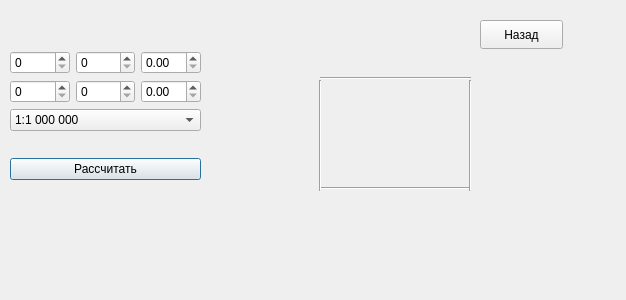
<?xml version="1.0" encoding="UTF-8"?>
<ui version="4.0">
 <class>mapnomenclature</class>
 <widget class="QDialog" name="mapnomenclature">
  <property name="geometry">
   <rect>
    <x>0</x>
    <y>0</y>
    <width>626</width>
    <height>300</height>
   </rect>
  </property>
  <property name="windowTitle">
   <string>Dialog</string>
  </property>
  <widget class="QLabel" name="rightDownLat">
   <property name="geometry">
    <rect>
     <x>480</x>
     <y>170</y>
     <width>81</width>
     <height>20</height>
    </rect>
   </property>
   <property name="sizePolicy">
    <sizepolicy hsizetype="Preferred" vsizetype="Preferred">
     <horstretch>0</horstretch>
     <verstretch>0</verstretch>
    </sizepolicy>
   </property>
   <property name="text">
    <string/>
   </property>
  </widget>
  <widget class="QLabel" name="leftUpLong">
   <property name="geometry">
    <rect>
     <x>290</x>
     <y>50</y>
     <width>91</width>
     <height>20</height>
    </rect>
   </property>
   <property name="sizePolicy">
    <sizepolicy hsizetype="Preferred" vsizetype="Preferred">
     <horstretch>0</horstretch>
     <verstretch>0</verstretch>
    </sizepolicy>
   </property>
   <property name="text">
    <string/>
   </property>
  </widget>
  <widget class="QWidget" name="layoutWidget">
   <property name="geometry">
    <rect>
     <x>10</x>
     <y>30</y>
     <width>191</width>
     <height>171</height>
    </rect>
   </property>
   <layout class="QGridLayout" name="gridLayout_2">
    <item row="1" column="0">
     <widget class="QPushButton" name="CalculateButton">
      <property name="text">
       <string>Рассчитать</string>
      </property>
     </widget>
    </item>
    <item row="0" column="0">
     <layout class="QGridLayout" name="gridLayout">
      <item row="0" column="0">
       <layout class="QHBoxLayout" name="horizontalLayout">
        <item>
         <widget class="QSpinBox" name="Lat_deg">
          <property name="maximum">
           <number>89</number>
          </property>
         </widget>
        </item>
        <item>
         <widget class="QSpinBox" name="Lat_min">
          <property name="maximum">
           <number>59</number>
          </property>
         </widget>
        </item>
        <item>
         <widget class="QDoubleSpinBox" name="Lat_sec">
          <property name="maximum">
           <double>60.000000000000000</double>
          </property>
         </widget>
        </item>
       </layout>
      </item>
      <item row="1" column="0">
       <layout class="QHBoxLayout" name="horizontalLayout_2">
        <item>
         <widget class="QSpinBox" name="Long_deg">
          <property name="maximum">
           <number>179</number>
          </property>
         </widget>
        </item>
        <item>
         <widget class="QSpinBox" name="Long_min">
          <property name="maximum">
           <number>59</number>
          </property>
         </widget>
        </item>
        <item>
         <widget class="QDoubleSpinBox" name="Long_sec">
          <property name="maximum">
           <double>60.000000000000000</double>
          </property>
         </widget>
        </item>
       </layout>
      </item>
      <item row="2" column="0">
       <widget class="QComboBox" name="ScalesBox">
        <item>
         <property name="text">
          <string>1:1 000 000</string>
         </property>
        </item>
        <item>
         <property name="text">
          <string>1:500 000</string>
         </property>
        </item>
        <item>
         <property name="text">
          <string>1:200 000</string>
         </property>
        </item>
        <item>
         <property name="text">
          <string>1:100 000</string>
         </property>
        </item>
        <item>
         <property name="text">
          <string>1:50 000</string>
         </property>
        </item>
        <item>
         <property name="text">
          <string>1:25 000</string>
         </property>
        </item>
        <item>
         <property name="text">
          <string>1:10 000</string>
         </property>
        </item>
        <item>
         <property name="text">
          <string>1:5 000</string>
         </property>
        </item>
        <item>
         <property name="text">
          <string>1:2 000</string>
         </property>
        </item>
       </widget>
      </item>
     </layout>
    </item>
   </layout>
  </widget>
  <widget class="QLabel" name="leftDownLat">
   <property name="geometry">
    <rect>
     <x>250</x>
     <y>170</y>
     <width>81</width>
     <height>20</height>
    </rect>
   </property>
   <property name="sizePolicy">
    <sizepolicy hsizetype="Preferred" vsizetype="Preferred">
     <horstretch>0</horstretch>
     <verstretch>0</verstretch>
    </sizepolicy>
   </property>
   <property name="text">
    <string/>
   </property>
  </widget>
  <widget class="QLabel" name="rightUpLong">
   <property name="geometry">
    <rect>
     <x>420</x>
     <y>50</y>
     <width>91</width>
     <height>20</height>
    </rect>
   </property>
   <property name="sizePolicy">
    <sizepolicy hsizetype="Preferred" vsizetype="Preferred">
     <horstretch>0</horstretch>
     <verstretch>0</verstretch>
    </sizepolicy>
   </property>
   <property name="text">
    <string/>
   </property>
  </widget>
  <widget class="Line" name="downBorder">
   <property name="geometry">
    <rect>
     <x>320</x>
     <y>180</y>
     <width>151</width>
     <height>16</height>
    </rect>
   </property>
   <property name="orientation">
    <enum>Qt::Horizontal</enum>
   </property>
  </widget>
  <widget class="Line" name="leftBorder">
   <property name="geometry">
    <rect>
     <x>310</x>
     <y>80</y>
     <width>21</width>
     <height>111</height>
    </rect>
   </property>
   <property name="orientation">
    <enum>Qt::Vertical</enum>
   </property>
  </widget>
  <widget class="QLabel" name="leftDownLong">
   <property name="geometry">
    <rect>
     <x>300</x>
     <y>190</y>
     <width>81</width>
     <height>20</height>
    </rect>
   </property>
   <property name="sizePolicy">
    <sizepolicy hsizetype="Preferred" vsizetype="Preferred">
     <horstretch>0</horstretch>
     <verstretch>0</verstretch>
    </sizepolicy>
   </property>
   <property name="text">
    <string/>
   </property>
  </widget>
  <widget class="QPushButton" name="BackToStartMenu">
   <property name="geometry">
    <rect>
     <x>480</x>
     <y>20</y>
     <width>83</width>
     <height>29</height>
    </rect>
   </property>
   <property name="text">
    <string>Назад</string>
   </property>
  </widget>
  <widget class="QLabel" name="leftUpLat">
   <property name="geometry">
    <rect>
     <x>250</x>
     <y>70</y>
     <width>91</width>
     <height>20</height>
    </rect>
   </property>
   <property name="sizePolicy">
    <sizepolicy hsizetype="Preferred" vsizetype="Preferred">
     <horstretch>0</horstretch>
     <verstretch>0</verstretch>
    </sizepolicy>
   </property>
   <property name="text">
    <string/>
   </property>
  </widget>
  <widget class="Line" name="upBorder">
   <property name="geometry">
    <rect>
     <x>320</x>
     <y>70</y>
     <width>151</width>
     <height>16</height>
    </rect>
   </property>
   <property name="orientation">
    <enum>Qt::Horizontal</enum>
   </property>
  </widget>
  <widget class="QLabel" name="answer">
   <property name="geometry">
    <rect>
     <x>330</x>
     <y>120</y>
     <width>141</width>
     <height>20</height>
    </rect>
   </property>
   <property name="text">
    <string/>
   </property>
  </widget>
  <widget class="QLabel" name="rightDownLong">
   <property name="geometry">
    <rect>
     <x>440</x>
     <y>190</y>
     <width>81</width>
     <height>20</height>
    </rect>
   </property>
   <property name="sizePolicy">
    <sizepolicy hsizetype="Preferred" vsizetype="Preferred">
     <horstretch>0</horstretch>
     <verstretch>0</verstretch>
    </sizepolicy>
   </property>
   <property name="text">
    <string/>
   </property>
  </widget>
  <widget class="QLabel" name="rightUpLat">
   <property name="geometry">
    <rect>
     <x>480</x>
     <y>70</y>
     <width>91</width>
     <height>20</height>
    </rect>
   </property>
   <property name="sizePolicy">
    <sizepolicy hsizetype="Preferred" vsizetype="Preferred">
     <horstretch>0</horstretch>
     <verstretch>0</verstretch>
    </sizepolicy>
   </property>
   <property name="text">
    <string/>
   </property>
  </widget>
  <widget class="Line" name="rightBorder">
   <property name="geometry">
    <rect>
     <x>460</x>
     <y>80</y>
     <width>21</width>
     <height>111</height>
    </rect>
   </property>
   <property name="orientation">
    <enum>Qt::Vertical</enum>
   </property>
  </widget>
 </widget>
 <resources/>
 <connections/>
</ui>
